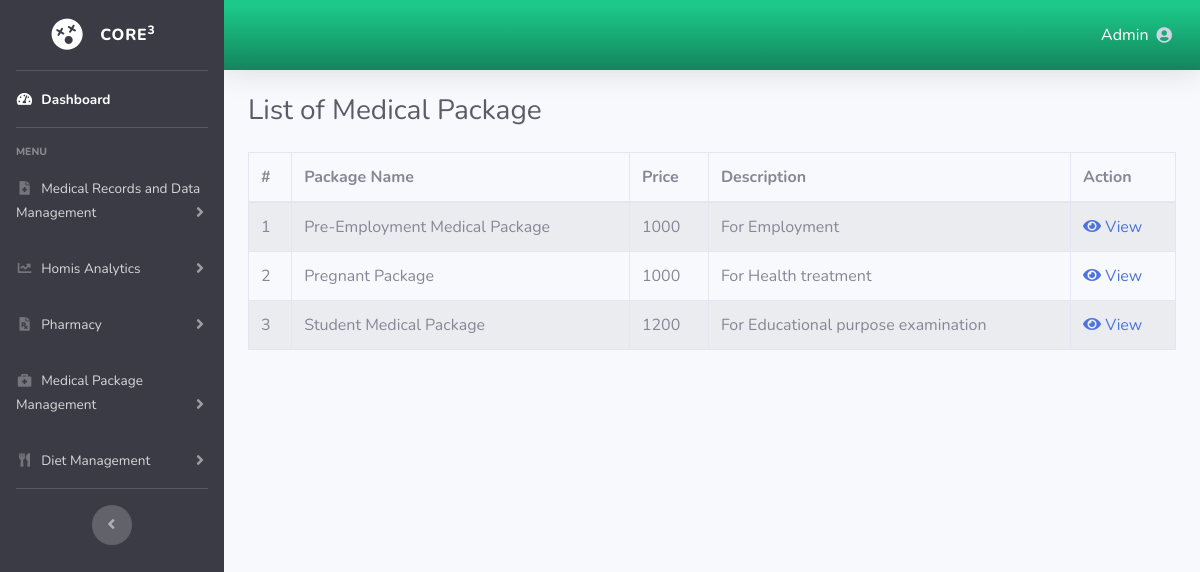
Page /package-list.php (signed in) on the committed database.
### tables this page shows
CREATE TABLE `core3_med_pack` (
  `id` int(11) NOT NULL,
  `mp_name` varchar(255) NOT NULL,
  `mp_price` int(11) NOT NULL,
  `mp_desc` text NOT NULL
);

### package-list.php (the view, shortened to what this page needs)
<?php
  include 'header.php';
  include 'navigation.php';
?>
        <div class="container-fluid">
          <div class="d-sm-flex align-items-center justify-content-between mb-4">
            <h1 class="h3 mb-0 text-gray-800">List of Medical Package</h1>
          </div>
<table id="table_id" class="table table-striped table-bordered" cellspacing="0" width="100%">
  <thead>
    <tr>
      <th>#</th>
      <th class="th-sm">Package Name
      </th>
      <th class="th-sm">Price
      </th>
      <th class="th-sm">Description
      </th>
      <th class="th-sm">Action
      </th>
    </tr>
  </thead>
  <tbody>
  <?php
    $count = 1;
    $sql = "SELECT * FROM CORE3_med_pack";
    $result = mysqli_query($conn, $sql);
    if(mysqli_num_rows($result)>0){
    while($row = mysqli_fetch_array($result)){
  ?>
    <tr>
      <td><?php echo $count++ ?></td>
      <td><?php echo $row['mp_name'] ?></td>
      <td><?php echo $row['mp_price'] ?></td>
      <td><?php echo $row['mp_desc'] ?></td>
      <td><a href="package-view.php?id=<?php echo $row['id'] ?>"><span class="fa fa-eye"> </span> View</a></td>
    </tr>
    <?php
    }
    }
    else{
      echo" <td colspan='5' align='center'>No Data Found</td>";
    }
    ?>
  </tbody>
</table>
      <?php
  include 'footer.php';
?>

### rows in the picture
core3_med_pack: mp_name "Pre-Employment Medical Package", mp_price "1000", mp_desc "For Employment"
core3_med_pack: mp_name "Pregnant Package", mp_price "1000", mp_desc "For Health treatment"
core3_med_pack: mp_name "Student Medical Package", mp_price "1200", mp_desc "For Educational purpose examination"
